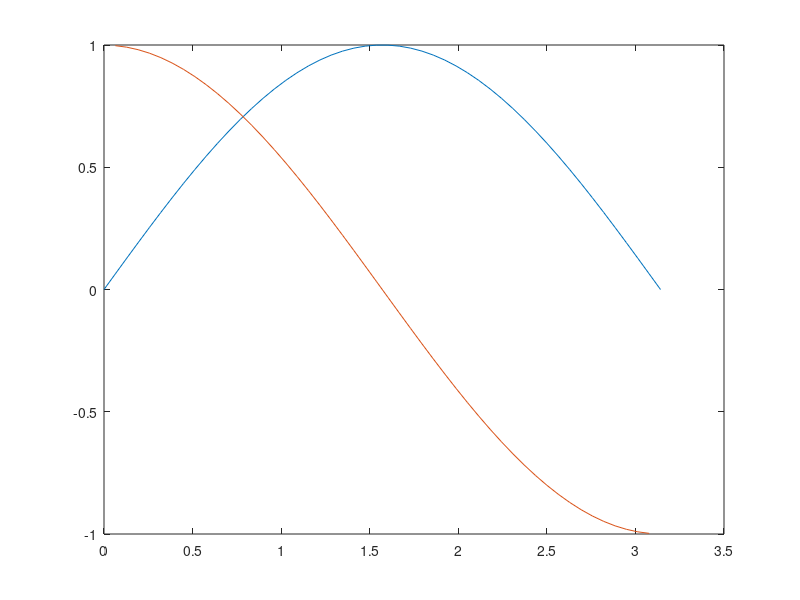

Write the MATLAB code that produced this figure. (Note: this script raises an error after producing the figure.)
% lecture 10/10/21

%% differentiation
clc; clear all; format compact;

% backward forward or central

x= [0:10];
y= [5 4 2 3 4 7 9 7 6 5 4];

dx= diff(x)
dy= diff(y)
dydx= dy./dx
%xf= (2:end)%forward diff
%xb= (1:end-1) %backward diff
%xc= %central diff

%plot(x,y,'ok')
%hold on
%plot(xf,dydx)
%plot(xb,dydx)
%plot(xc,dydx)


%% example 1

clc; clear all; format compact;

x= linspace(0,pi,50);
y=sin(x);

n= length(x);
dy=y(3:n)-y(1:n-2);
dx=x(3:n)-x(1:n-2);

dydx= dy./dx

plot(x,y,x(2:n-1),dydx)

%% ODE's

clc; clear all; format compact;

% solve dy/dx + 10y =0
% dy/dx= -10y
% create a function ODE 
xrange= [0,0.5];
y0=2;
[x,y]= ode45(@ODE, xrange,y0);

plot(x,y)

%% ODE ex 3

clc; clear all; format compact;

xrange= [6,24];
y6=-3;
[x,y]= ode45(@ODE2, xrange,y6);

plot(y,x)
